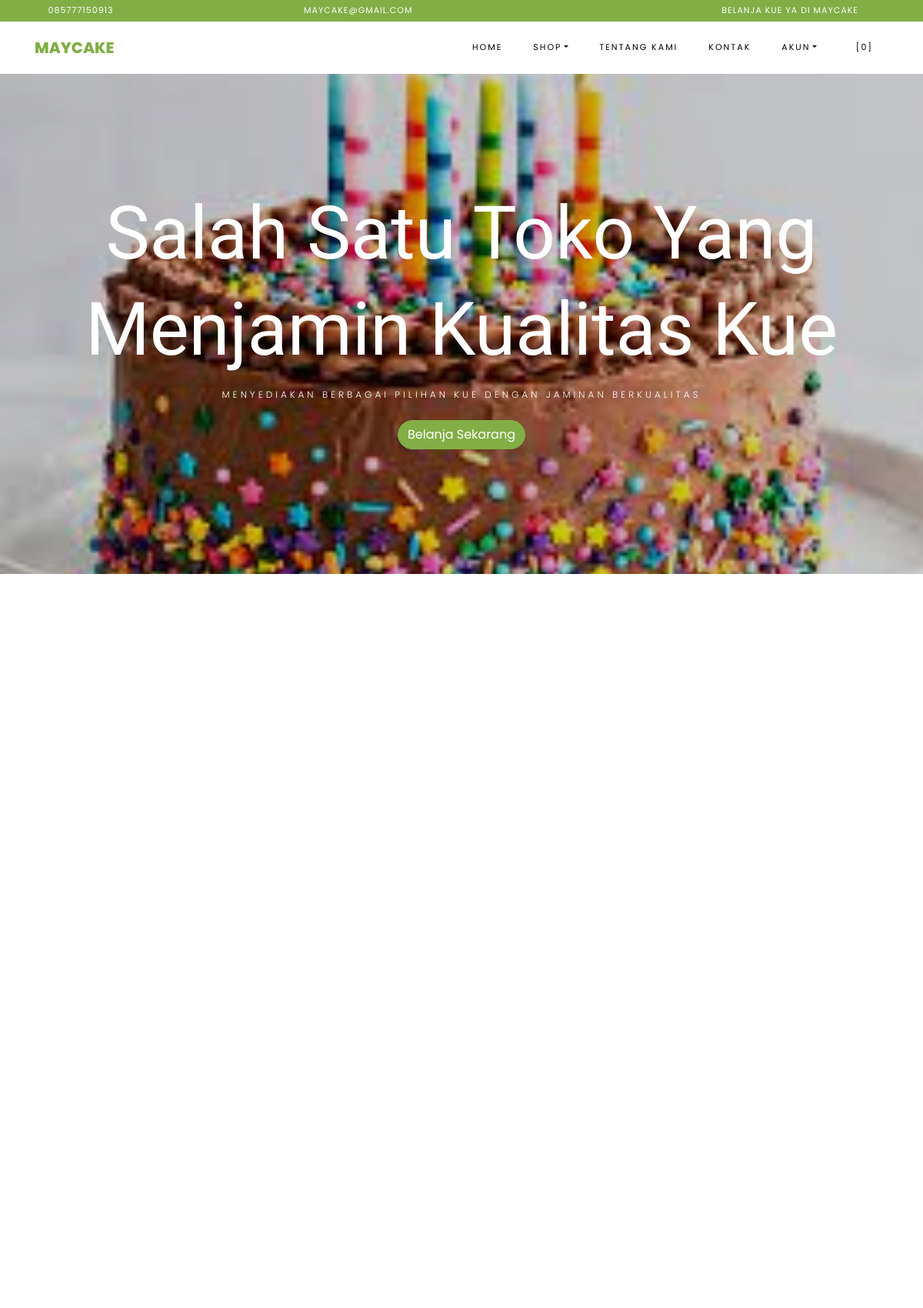
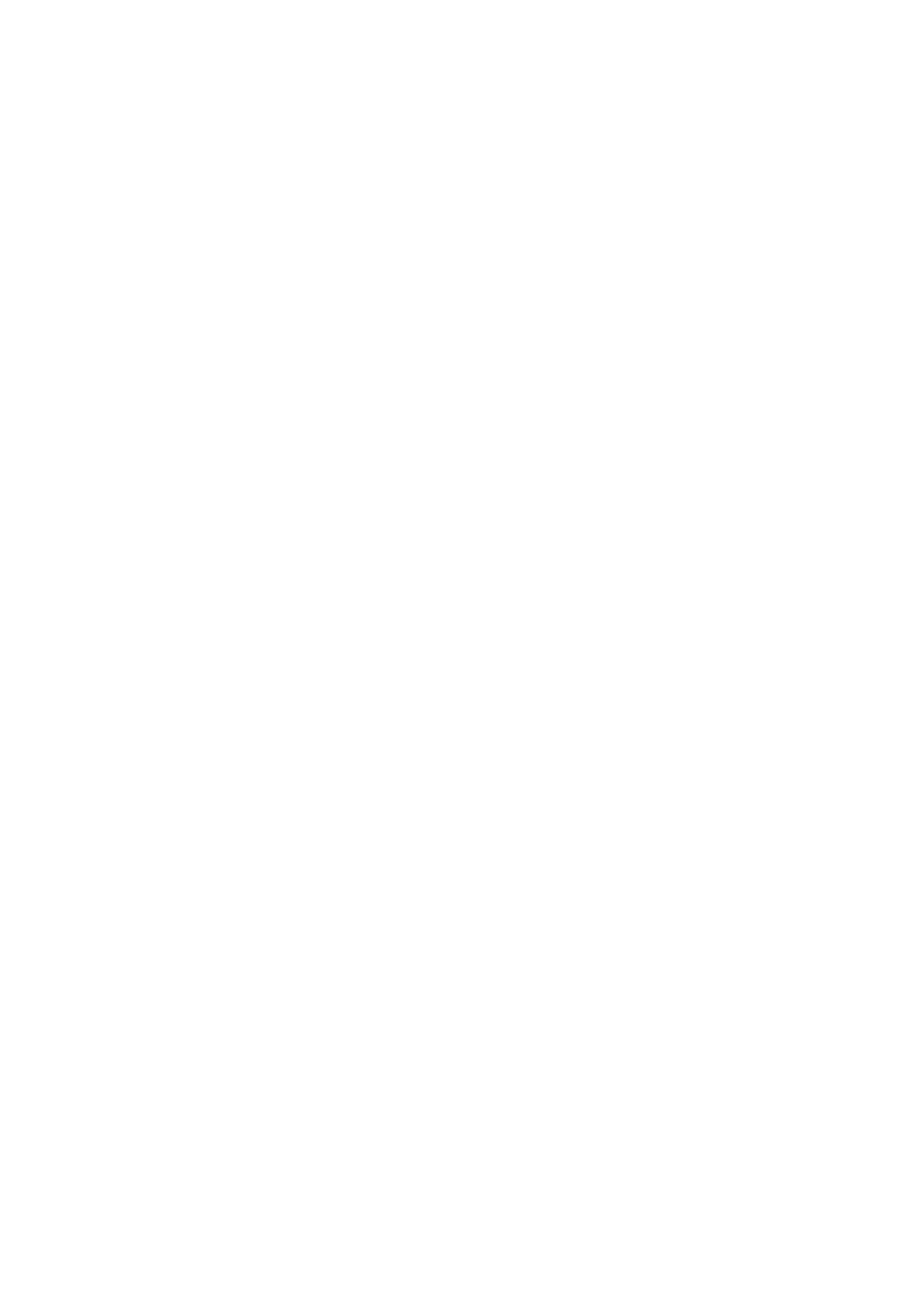
The page / (upper part) on the database its author committed (2 pictures, top to bottom).
### tables this page shows
CREATE TABLE `settings` (
  `id` int(10) NOT NULL,
  `key` varchar(32) NOT NULL,
  `content` varchar(191) NOT NULL
);

### application/helpers/themes_helper.php (called while the page is built, shortened)
<?php
if ( ! function_exists('get_theme_name'))
{
    function get_theme_name() {
        $current_theme = get_settings('current_theme_name');
        return ($current_theme) ? $current_theme : false;
    }
}
if ( ! function_exists('get_template_part'))
{
    function get_template_part($file_name = null, $params = array()) {
        if ($file_name !== '') {
            $current_theme = get_theme_name();
            if ( file_exists($file_location = VIEWPATH .'themes/'. $current_theme .'/'. $file_name .'.php')) {
                $CI =& get_instance();
                $CI->load->view('themes/'. $current_theme .'/'. $file_name, $params);
            }
            else {
                echo '<div>Kesalahan: berkas tema <b>'. $file_name .'.php</b> tidak ditemukan.<br>Lokasi berkas: <b>'. $file_location .'</b></div>';
            }
        }
    }
}
if ( ! function_exists('get_header'))
{
    function get_header($params = null, $section = '', $current_section = '') {
        $load_params = array();
        if ( is_null($params)) {
            $load_params['title'] = get_settings('site_name');
        }
        else if ( is_string($params)) {
            $load_params['title'] = $params;
        }
        else if ( is_array($params)) {
            $load_params = $params;
        }
        else {
            $load_params['title'] = get_settings('site_name');
        }
        $load_params['sidebar_section'] = $section;
        $load_params['current_section'] = $current_section;
        get_template_part('header', $load_params);
    }
}
if ( ! function_exists('get_theme_uri'))
{
    function get_theme_uri($file_name = null, $theme_name = NULL)
    {
        $theme_name = ($theme_name == NULL) ? get_theme_name() : $theme_name;
        return is_null($file_name) ? base_url('assets/themes/'. $theme_name .'/') : base_url('assets/themes/'. $theme_name .'/'. $file_name) ;
    }
}

### application/controllers/Home.php (called while the page is built, shortened)
<?php
class Home extends CI_Controller {
    public function index() {
        $params['title'] = 'Selamat Datang';
        $products['products'] = $this->product->get_all_products();
        $products['best_deal'] = $this->product->best_deal_product();
        $products['reviews'] = $this->review->get_all_reviews();
        get_header($params);
        get_template_part('home', $products);
    }
}

### index.php (called while the page is built, shortened)
<?php
require_once BASEPATH.'core/CodeIgniter.php';

### application/helpers/global_helper.php (called while the page is built, shortened)
<?php
if ( ! function_exists('get_settings'))
{
    function get_settings($key = '')
    {
        $CI =& get_instance();
        $row = $CI->db
            ->select('content')
            ->where('key', $key)
            ->get('settings')
            ->row();
        return $row->content;
    }
}
if ( ! function_exists('get_store_name'))
{
    function get_store_name()
    {
        return get_settings('store_name');
    }
}

### application/helpers/session_helper.php (called while the page is built, shortened)
<?php
if ( ! function_exists('init'))
{
    function init()
    {
        $CI =& get_instance();
        return $CI;
    }
}
if( ! function_exists('session_data'))
{
    function session_data()
    {
        $CI = init();
        $read_session_in_cookie = get_cookie('__ACTIVE_SESSION_DATA');
        $read_session_in_session = $CI->session->userdata('__ACTIVE_SESSION_DATA');
        if ($read_session_in_cookie)
        {
            $read_data = $CI->encryption->decrypt($read_session_in_cookie);
            $read_data = json_decode($read_data);
            return $read_data;
        }
        else if ($read_session_in_session)
        {
            $read_data = $CI->encryption->decrypt($read_session_in_session);
            $read_data = json_decode($read_data);
            return $read_data;
        }
        else {
            $default_session = new stdClass();
            $default_session->is_login = FALSE;
            $default_session->user_id = 0;
            $default_session->login_at = 0;
            $default_session->remember_me = FALSE;
            return $default_session;
        }
    }
}

### application/views/themes/vegefoods/home.php (the view, shortened to what this page needs)
<section id="home-section" class="hero">
    <div class="home-slider owl-carousel">
    <div class="slider-item" style="background-image: url(<?php echo get_theme_uri('images/3.jpg'); ?>);">
        <div class="overlay"></div>
      <div class="container">
        <div class="row slider-text justify-content-center align-items-center" data-scrollax-parent="true">
          <div class="col-md-12 ftco-animate text-center">
            <h1 class="mb-2">Salah Satu Toko Yang Menjamin Kualitas Kue</h1>
            <h2 class="subheading mb-4">Menyediakan Berbagai Pilihan Kue Dengan Jaminan Berkualitas</h2>
            <p><a href="#products" class="btn btn-primary">Belanja Sekarang</a></p>
          </div>
        </div>
      </div>
    </div>
  </div>
</section>
<section class="ftco-section" id="products">
      <div class="container">
          <div class="row no-gutters ftco-services">
  </div>
      </div>
  </section>
  <section class="ftco-section">
  <div class="container">
          <div class="row justify-content-center mb-3 pb-3">
  </div>
  </div>
  <div class="container">
      <div class="row">
      </div>
  </div>
</section>

### application/views/themes/vegefoods/header.php (shortened to what this page needs)
?><!DOCTYPE html>
<html lang="en">
  <head>
    <link rel="stylesheet" href="<?php echo get_theme_uri('css/open-iconic-bootstrap.min.css'); ?>">
    <link rel="stylesheet" href="<?php echo get_theme_uri('css/animate.css'); ?>">
    <link rel="stylesheet" href="<?php echo get_theme_uri('css/owl.carousel.min.css'); ?>">
    <link rel="stylesheet" href="<?php echo get_theme_uri('css/owl.theme.default.min.css'); ?>">
    <link rel="stylesheet" href="<?php echo get_theme_uri('css/magnific-popup.css'); ?>">
    <link rel="stylesheet" href="<?php echo get_theme_uri('css/aos.css'); ?>">
	<link rel="stylesheet" href="<?php echo get_theme_uri('css/ionicons.min.css'); ?>">
	<link rel="stylesheet" href="<?php echo get_theme_uri('js/plugins/@fortawesome/fontawesome-free/css/all.min.css', 'argon'); ?>">
    <link rel="stylesheet" href="<?php echo get_theme_uri('css/bootstrap-datepicker.css'); ?>">
    <link rel="stylesheet" href="<?php echo get_theme_uri('css/jquery.timepicker.css'); ?>">
    <link rel="stylesheet" href="<?php echo get_theme_uri('css/flaticon.css'); ?>">
    <link rel="stylesheet" href="<?php echo get_theme_uri('css/icomoon.css'); ?>">
	<link rel="stylesheet" href="<?php echo get_theme_uri('css/style.css'); ?>">
	<link rel="stylesheet" href="<?php echo base_url('assets/plugins/toastr/toastr.min.css'); ?>">
  </head>
  <body class="goto-here">
		<div class="py-1 bg-primary">
    	<div class="container">
    		<div class="row no-gutters d-flex align-items-start align-items-center px-md-0">
	    		<div class="col-lg-12 d-block">
		    		<div class="row d-flex">
		    			<div class="col-md pr-4 d-flex topper align-items-center">
					    	<div class="icon mr-2 d-flex justify-content-center align-items-center"><span class="icon-phone2"></span></div>
						    <span class="text"><?php echo get_settings('store_phone_number'); ?></span>
					    </div>
					    <div class="col-md pr-4 d-flex topper align-items-center">
					    	<div class="icon mr-2 d-flex justify-content-center align-items-center"><span class="icon-paper-plane"></span></div>
						    <span class="text"><?php echo get_settings('store_email'); ?></span>
					    </div>
					    <div class="col-md-5 pr-4 d-flex topper align-items-center text-lg-right">
						    <span class="text"><?php echo get_settings('store_tagline'); ?></span>
					    </div>
				    </div>
			    </div>
		    </div>
		  </div>
    </div>
    <nav class="navbar navbar-expand-lg navbar-dark ftco_navbar bg-dark ftco-navbar-light" id="ftco-navbar">
	    <div class="container">
	      <a class="navbar-brand" href="<?php echo base_url(); ?>"><?php echo get_store_name(); ?></a>
	      <div class="collapse navbar-collapse" id="ftco-nav">
	        <ul class="navbar-nav ml-auto">
	          <li class="nav-item active"><a href="<?php echo base_url(); ?>" class="nav-link">Home</a></li>
	          <li class="nav-item dropdown">
              <a class="nav-link dropdown-toggle" href="#" id="dropdown04" data-toggle="dropdown" aria-haspopup="true" aria-expanded="false">Shop</a>
            </li>
	          <li class="nav-item"><a href="<?php echo site_url('pages/about'); ?>" class="nav-link">Tentang Kami</a></li>
              <li class="nav-item"><a href="<?php echo site_url('pages/contact'); ?>" class="nav-link">Kontak</a></li>
              <li class="nav-item dropdown">
              <a class="nav-link dropdown-toggle" href="#" id="dropdown05" data-toggle="dropdown" aria-haspopup="true" aria-expanded="false">Akun</a>
            </li>
	          <li class="nav-item cta cta-colored"><a href="<?php echo site_url('shop/cart'); ?>" class="nav-link"><span class="icon-shopping_cart"></span>[<span class="cart-item-total">0</span>]</a></li>
	        </ul>
	      </div>
	    </div>
	  </nav>

### assets/themes/vegefoods/css/icomoon.css (style rules this page uses)
[class^="icon-"], [class*=" icon-"] { font-family: 'icomoon' !important; speak: none; font-style: normal; font-weight: normal; font-variant: normal; text-transform: none; line-height: 1; -webkit-font-smoothing: antialiased; -moz-osx-font-smoothing: grayscale; }
.icon-paper-plane:before { content: "\f1d8"; }
.icon-phone2:before { content: "\e0cd"; }
.icon-shopping_cart:before { content: "\e8cc"; }

### rows shown on the page
settings: content "085777150913"
settings: content "MAYCAKE@GMAIL.COM"
settings: content "BELANJA KUE YA DI MAYCAKE"
settings: content "MAYCAKE"
settings: content (picture)
